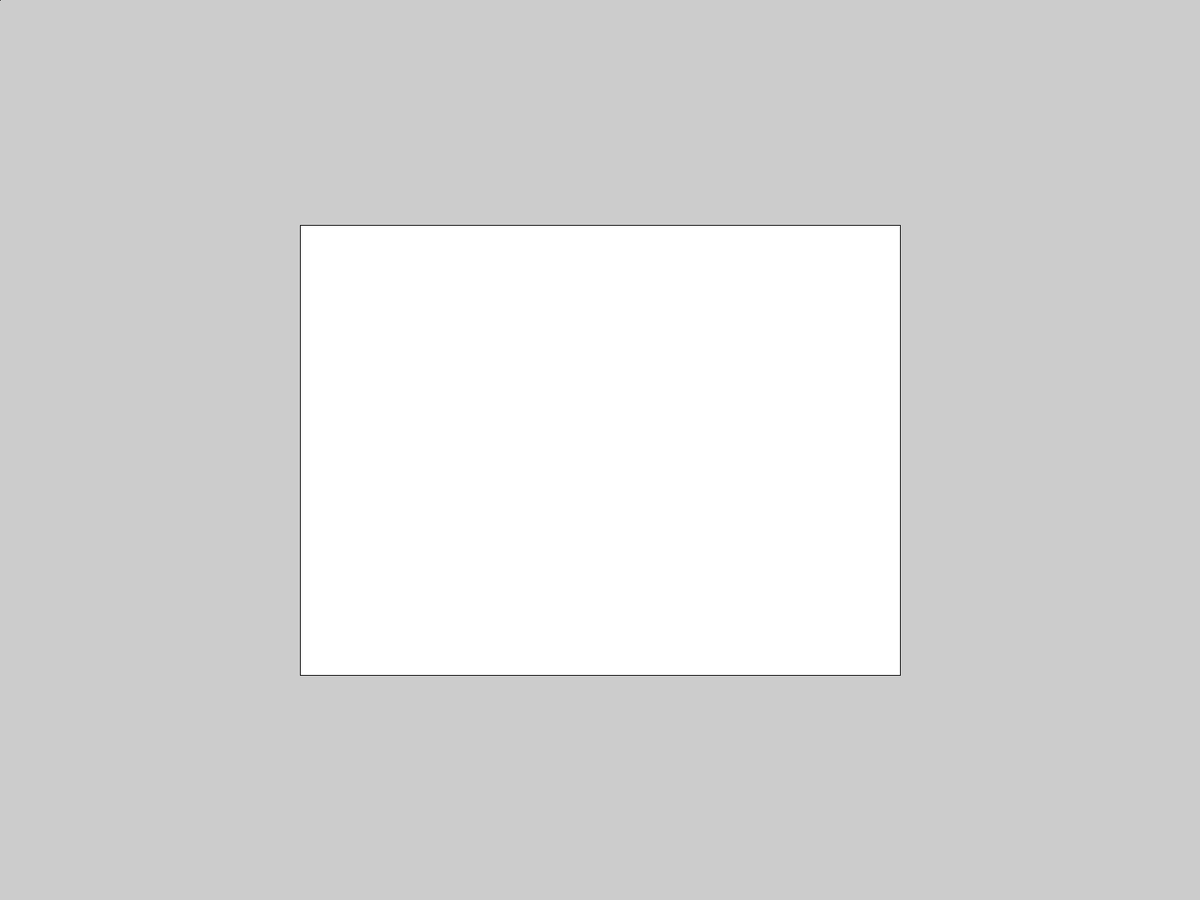
Frame 1 (no input)
Frame 60 (the mouse pressed at the canvas centre just before this capture): identical to frame 1, image omitted
Frame 120 (the mouse held since frame 60 and released just before this capture): identical to frame 1, image omitted

The Processing sketch that drew this single still picture (run headless with seeded random() and noise(); from frame 60 on, the mouse is pressed at the canvas centre):

// Processing sketch: Applying_Arithmethic
// ── Applying_Arithmethic.pde
int appWidth, appHeight;

rectTest rect;

void setup () {
  println( displayWidth, displayHeight );
  fullScreen();
  appWidth = displayWidth;
  appHeight = displayHeight;
  rect = new rectTest(16); //Error[NullPointerException
  rect.divsArraySETUP();

}//END SETUP
//
void draw () {
}//END DRAW  note
//
void keyPressed() {
}//END KEYPRESSED
//
void mousePressed() {
}//END MOUSEPRESSED
//
//End DRIVER

// ── Rect_Test.pde
class rectTest {

  float[] divs;

  rectTest (int ArrayDIVCount) {
    //
    this.divs = new float[ArrayDIVCount*64];
  }// end variables

  void divsArraySETUP() {
    divs[0] = appWidth*1/4 ;
    divs[1] = appHeight*1/4;
    divs[2] = appWidth*1/2;
    divs[3] = appHeight*1/2;

    //Variables for Rectangles Within the Music player UI
    //float ;
    
    
    
    //Flow Chart Arithmethic
    int a = 4; //Place holder variable for now, work tomorrow
    //i++;
    //divs[a] = ; // 


    //RECT(divs[0], divs[1], divs[2], divs[3]); Shelf this for now
    //
    for ( int i=0; i<divs.length; i+=4 ) {
      RECT(divs[i], divs[i+1], divs[i+2], divs[i+3]);
      //rectButton(divs[i], divs[i+1], divs[i+2], divs[i+3]);
    }
  }//

  void RECT(float x, float y, float w, float h) {
    rect( x, y, w, h);
  }//
}// End Class
